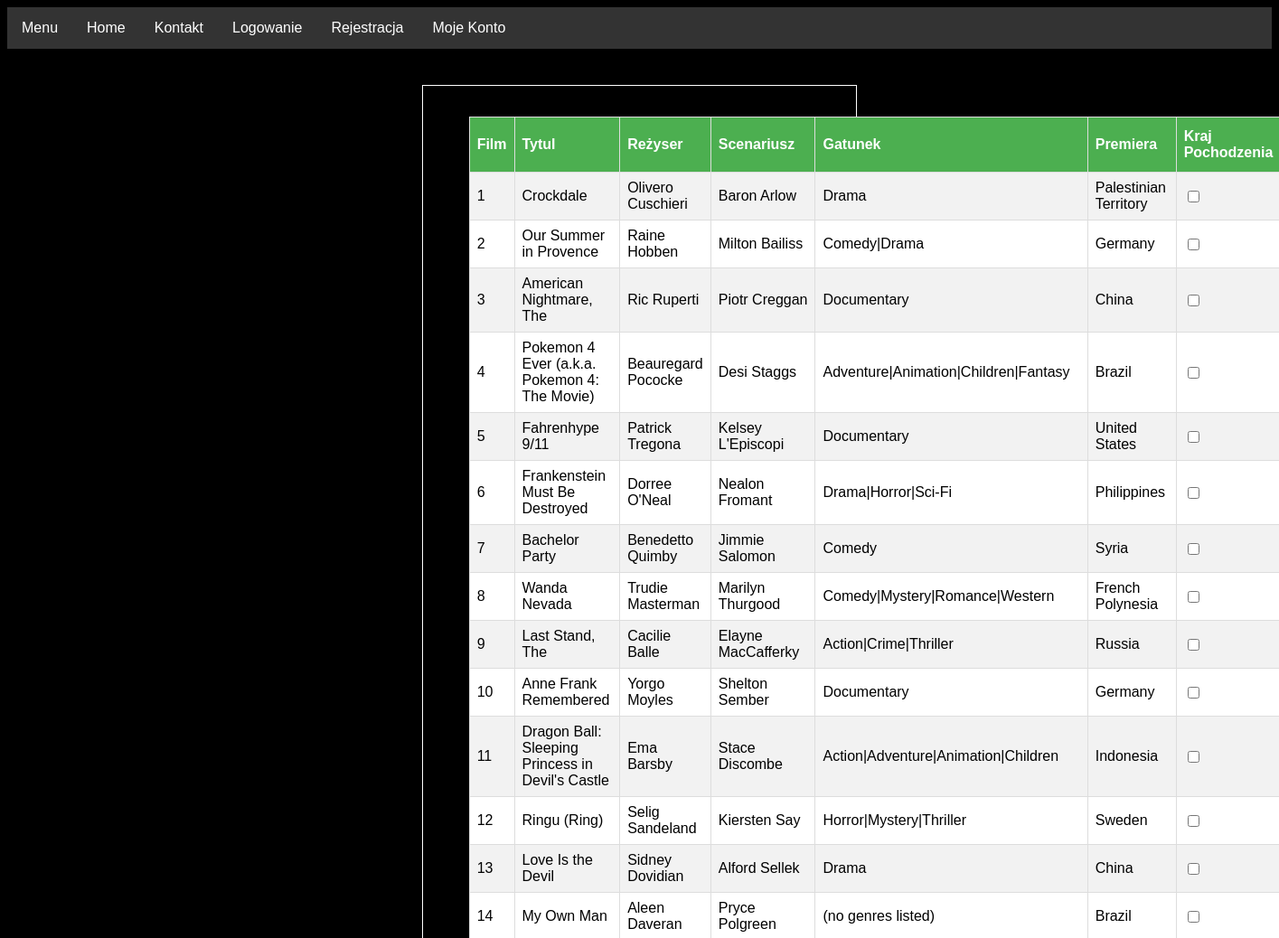
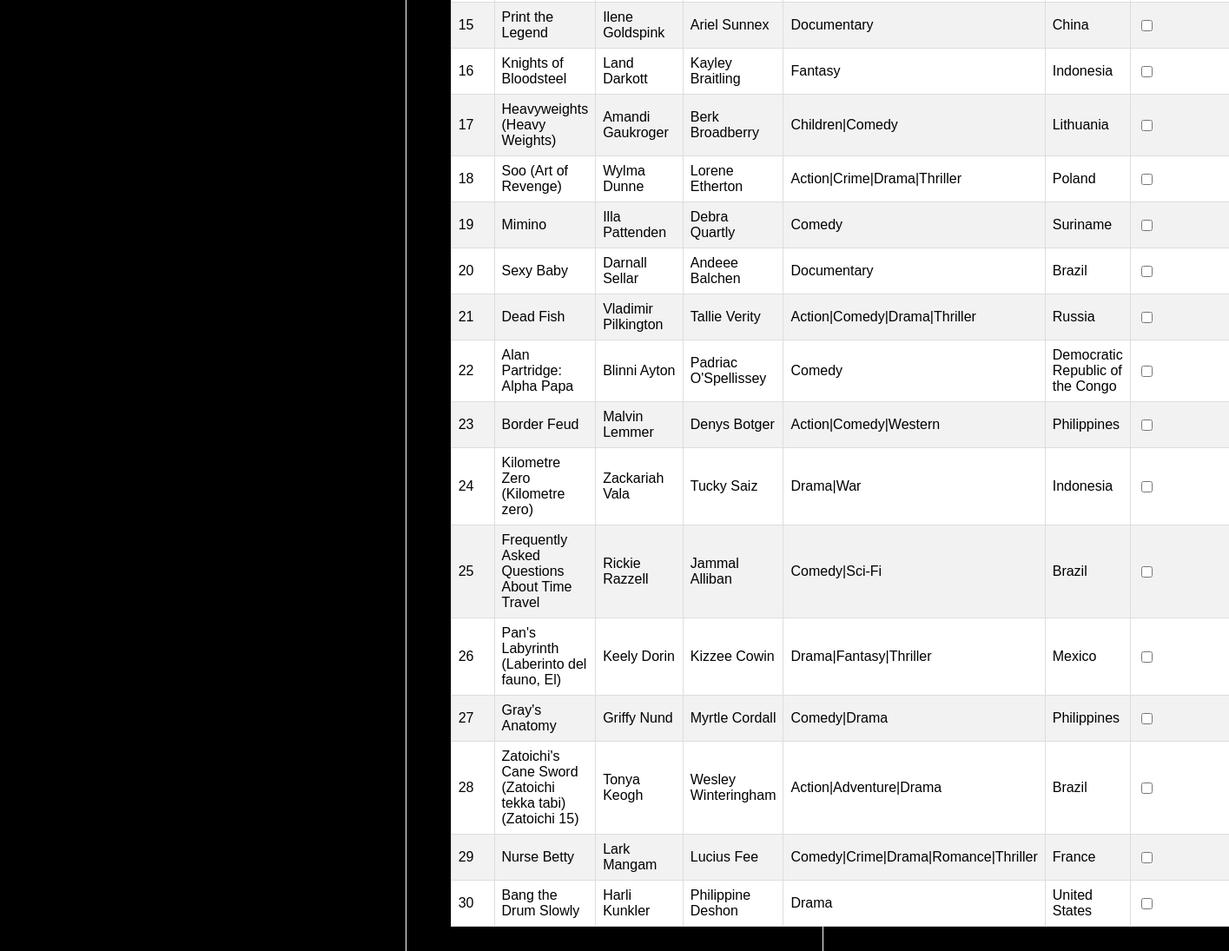
The app's page /filmy.php, older data (2 pictures, top to bottom).
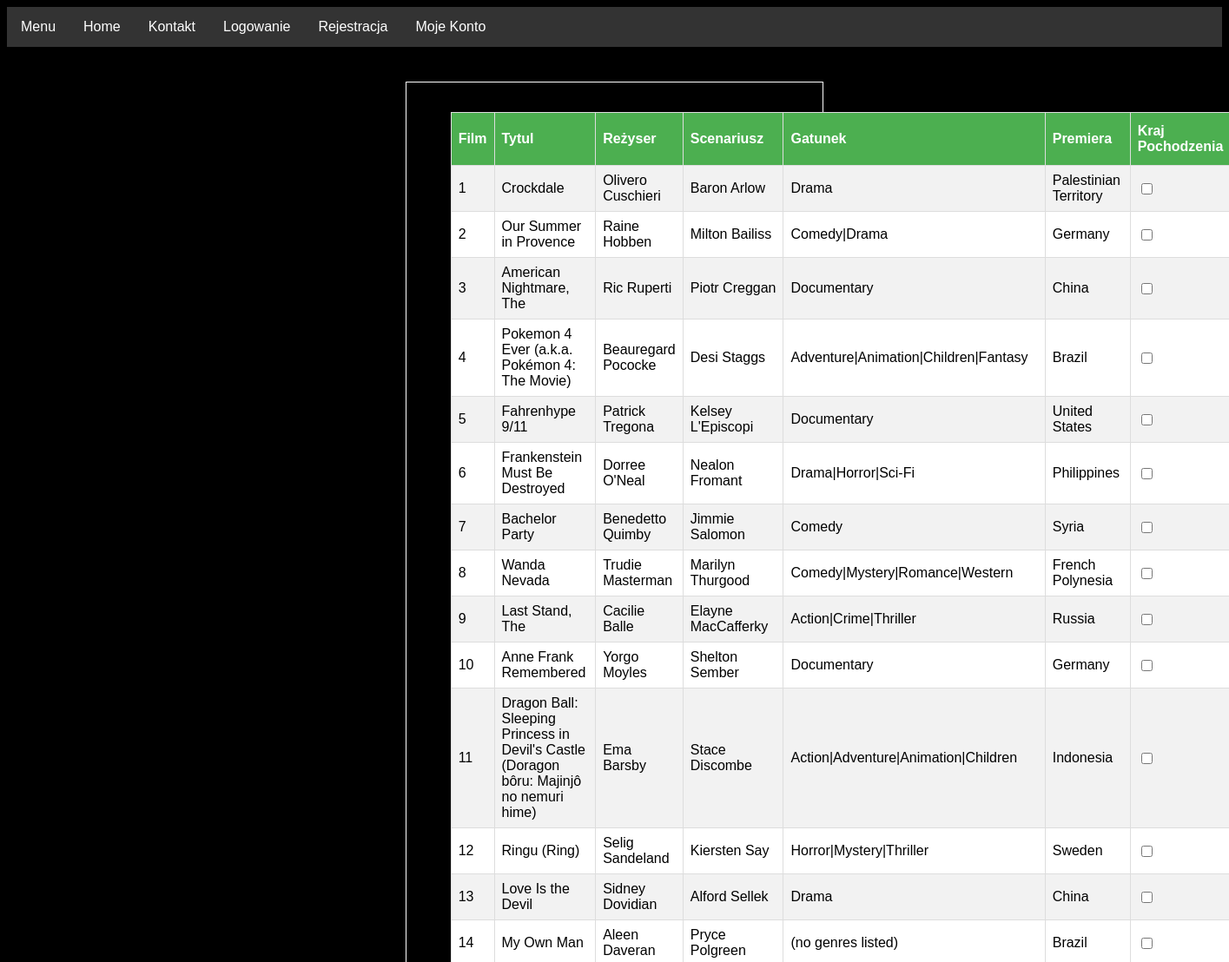
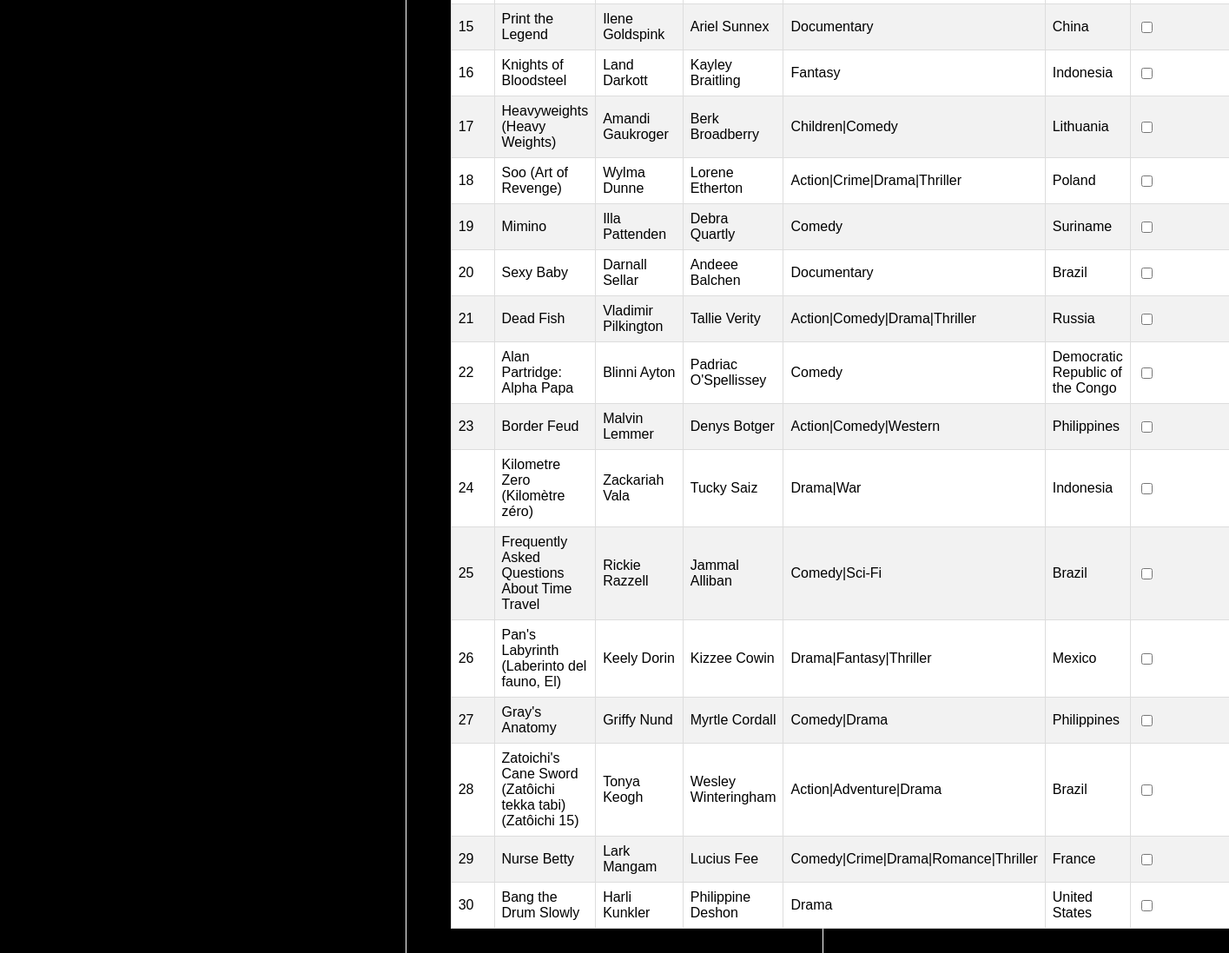
The same page, newer data (2 pictures, top to bottom).
### tables this page shows
CREATE TABLE `film` (
  `ID_film` int(10) NOT NULL,
  `tytul` varchar(255) NOT NULL,
  `rezyser` varchar(255) NOT NULL,
  `scenariusz` varchar(255) DEFAULT NULL,
  `gatunek` varchar(255) NOT NULL,
  `premiera` date DEFAULT NULL,
  `kraj_pochodzenia` varchar(255) DEFAULT NULL,
  `czas_trwania` int(6) NOT NULL
);

### filmy.php (the view, shortened to what this page needs)
<?php
  require_once "connect.php";
  try{
    $polaczenie = new  mysqli($host, $db_user, $db_password, $db_name);
    if ($polaczenie->connect_errno!=0)
    {
      throw new Exception(mysqli_connect_errno());
    }
    else
    {
      $rezultat = $polaczenie->query("SELECT * FROM film WHERE 1");
    }
  }
  catch(Exception $e){
  echo '<span style="color: red;"> Błąd serwera! Przepraszamy za niedogodności i prosimy o rejestrację w innym terminie!</span>';
  echo '<br/>Informacja developerska:'.$e;
  }
?>
<html>
<head>
  <link rel="stylesheet" href="CSS/mainStyle.css" type="text/css">
  <link rel="stylesheet" href="CSS/styles.css" type="text/css">
  <link rel="stylesheet" href="CSS/style.css" type="text/css">
</head>
<body>
  <div  id="menu">
    <ul>
      <li><a href="#news"><span color onclick="openNav()">Menu</span></a></li>
      <li><a class="active" href="index.php">Home</a></li>
      <li><a href="kontakt.php">Kontakt</a></li>
      <li><a onclick="document.getElementById('id01').style.display='block'">Logowanie</a></li>
      <li><a href="rejestracja.php">Rejestracja</a></li>
      <li><a href="konto.php">Moje Konto</a></li>
    </ul>
  </div>
  <div id="wrapper">
    <div id="content">
      <table id="customers" align="center">
        <tr>
          <th>Film</th>
          <th>Tytul</th>
          <th>Reżyser</th>
          <th>Scenariusz</th>
          <th>Gatunek</th>
          <th>Premiera</th>
          <th>Kraj Pochodzenia</th>
        </tr>
        <?php
          while($row = $rezultat->fetch_assoc())
          {
              echo "<tr>";
              echo "<td>".$row['ID_film']."</td>";
              echo "<td>".$row['tytul']."</td>";
              echo "<td>".$row['rezyser']."</td>";
              echo "<td>".$row['scenariusz']."</td>";
              echo "<td>".$row['gatunek']."</td>";
              echo "<td>".$row['kraj_pochodzenia']."</td>";
              echo '<td><input type="checkbox" name="ID[]"';
              echo "></td>";
              echo "</tr>";
          }
        ?>
      </table>
    </div>
  </div>
</body>
</html>

Row changes from the older to the newer data that the page shows:
changed film "Beauregard Pococke": tytul "Pokemon 4 Ever (a.k.a. Pokemon 4: The Movie)" → "Pokemon 4 Ever (a.k.a. Pokémon 4: The Movie)"
changed film "Ema Barsby": tytul "Dragon Ball: Sleeping Princess in Devil's Castle" → "Dragon Ball: Sleeping Princess in Devil's Castle (Doragon bôru: Majinjô no nemuri hime)"
changed film "Zackariah Vala": tytul "Kilometre Zero (Kilometre zero)" → "Kilometre Zero (Kilomètre zéro)"
changed film "Tonya Keogh": tytul "Zatoichi's Cane Sword (Zatoichi tekka tabi) (Zatoichi 15)" → "Zatoichi's Cane Sword (Zatôichi tekka tabi) (Zatôichi 15)"
